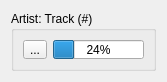
<?xml version="1.0" encoding="UTF-8"?>
<ui version="4.0">
 <class>Form</class>
 <widget class="QWidget" name="Form">
  <property name="geometry">
   <rect>
    <x>0</x>
    <y>0</y>
    <width>164</width>
    <height>76</height>
   </rect>
  </property>
  <property name="windowTitle">
   <string>Form</string>
  </property>
  <layout class="QVBoxLayout" name="verticalLayout">
   <item>
    <widget class="QGroupBox" name="groupBox_4">
     <property name="maximumSize">
      <size>
       <width>16777215</width>
       <height>60</height>
      </size>
     </property>
     <property name="title">
      <string>Artist: Track (#)</string>
     </property>
     <layout class="QHBoxLayout" name="horizontalLayout_7">
      <item>
       <widget class="QToolButton" name="toolButton_7">
        <property name="text">
         <string>...</string>
        </property>
        <property name="icon">
         <iconset resource="resources.qrc">
          <normaloff>:/Images/cancel.png</normaloff>:/Images/cancel.png</iconset>
        </property>
       </widget>
      </item>
      <item>
       <widget class="QProgressBar" name="progressBar_6">
        <property name="value">
         <number>24</number>
        </property>
       </widget>
      </item>
     </layout>
    </widget>
   </item>
  </layout>
 </widget>
 <resources>
  <include location="resources.qrc"/>
 </resources>
 <connections/>
</ui>
